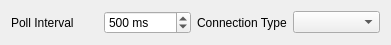
             <widget class="QWidget" name="">
              <property name="geometry">
               <rect>
                <x>130</x>
                <y>20</y>
                <width>391</width>
                <height>32</height>
               </rect>
              </property>
              <layout class="QHBoxLayout" name="horizontalLayout_32">
               <item>
                <widget class="QLabel" name="label">
                 <property name="text">
                  <string>Poll Interval</string>
                 </property>
                </widget>
               </item>
               <item>
                <widget class="QSpinBox" name="steppirPollIntervalSpinBox">
                 <property name="sizePolicy">
                  <sizepolicy hsizetype="Preferred" vsizetype="Fixed">
                   <horstretch>0</horstretch>
                   <verstretch>0</verstretch>
                  </sizepolicy>
                 </property>
                 <property name="suffix">
                  <string> ms</string>
                 </property>
                 <property name="minimum">
                  <number>100</number>
                 </property>
                 <property name="maximum">
                  <number>60000</number>
                 </property>
                 <property name="value">
                  <number>500</number>
                 </property>
                </widget>
               </item>
               <item>
                <widget class="QLabel" name="label_6">
                 <property name="text">
                  <string>Connection Type</string>
                 </property>
                </widget>
               </item>
               <item>
                <widget class="QComboBox" name="steppirPortTypeCombo"/>
               </item>
              </layout>
             </widget>
